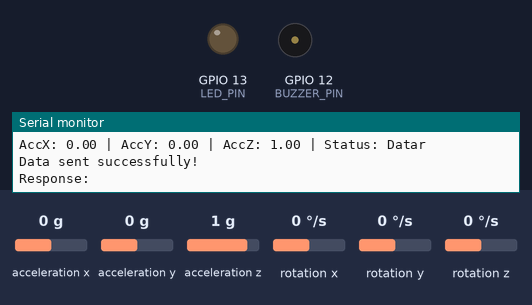
Recording of a sketch running on a simulated ESP32. Shown: output pins drawn as LEDs (lit = HIGH), buzzer (waves = sounding, pin HIGH), the last lines printed to the serial monitor. The inputs (shaded band) are chosen by the test bench; at power-on: acceleration x 0 g, acceleration y 0 g, acceleration z 1 g, rotation x 0 °/s, rotation y 0 °/s, rotation z 0 °/s. WiFi joins after 1.5 s; servers stay silent unless stated; uploads are accepted with an empty reply.

Above: at 10.2 s.
10.3 s: acceleration x set to -1.4 g
At 11.7 s:
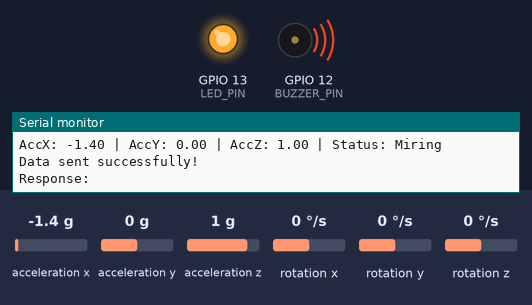
12.9 s: acceleration x set to 0 g
At 14.9 s:
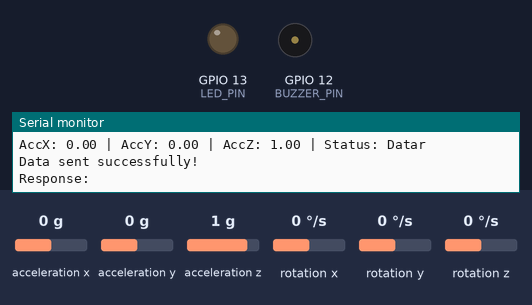
15.3 s: acceleration x set to -0.8 g
At 16.9 s:
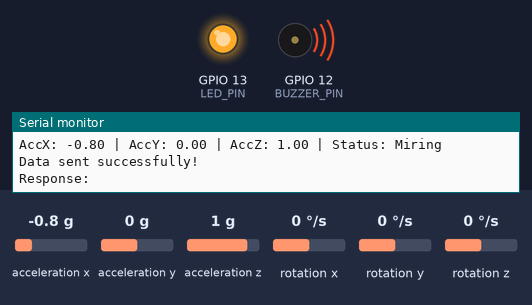
Timing chart, 0 to 18.4 s (numbered marks = the images above; inputs shaded):
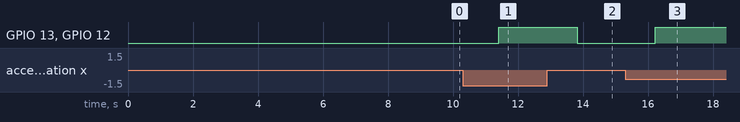

Measured:
- after the input at 10.3 s, GPIO 13 (LED_PIN), GPIO 12 (BUZZER_PIN): LOW → HIGH after 1.1 s
- after the input at 12.9 s, GPIO 13 (LED_PIN), GPIO 12 (BUZZER_PIN): HIGH → LOW after 0.92 s
- after the input at 15.3 s, GPIO 13 (LED_PIN), GPIO 12 (BUZZER_PIN): LOW → HIGH after 0.92 s

The sketch:

demoFix.ino
```cpp
#include <Wire.h>
#include <WiFi.h>
#include <HTTPClient.h>
#include <MPU6050_tockn.h>  // Pastikan Anda menggunakan pustaka tockn

// Pin konfigurasi untuk LED dan Buzzer
#define LED_PIN 13           // Pin untuk LED
#define BUZZER_PIN 12        // Pin untuk Buzzer

// Koneksi WiFi
const char* ssid = "monyt";
const char* password = "bismillah";
const char* serverUrl = "http://192.168.186.231/Pirdas6/connection.php";  // URL untuk HTTP request

MPU6050 mpu(Wire);  // Inisialisasi MPU6050 dengan Wire

// Variabel untuk nilai referensi
float referenceX = 0, referenceY = 0, referenceZ = 0;
const float tolerance = 0.2;  // Toleransi 20% dari nilai referensi, bisa disesuaikan

// Deadband: nilai di sekitar referensi yang dianggap datar
const float deadband = 0.05;  // Zona mati 0.05 dari nilai referensi

// Variabel untuk sudut pitch dan roll
float pitch = 0, roll = 0;

unsigned long previousTime = 0;  // Untuk menghitung waktu antar iterasi

void setup() {
  Serial.begin(115200);
  Wire.begin();

  pinMode(LED_PIN, OUTPUT);
  pinMode(BUZZER_PIN, OUTPUT);
  digitalWrite(LED_PIN, LOW);
  digitalWrite(BUZZER_PIN, LOW);

  // Koneksi WiFi
  WiFi.begin(ssid, password);
  while (WiFi.status() != WL_CONNECTED) {
    delay(1000);
    Serial.println("Connecting to WiFi...");
  }
  Serial.println("WiFi Connected!");
  Serial.println("IP Address: " + WiFi.localIP().toString());

  // Inisialisasi MPU6050
  mpu.begin();  // Panggil tanpa memeriksa nilai pengembalian

  // Periksa apakah sensor berhasil diinisialisasi
  Serial.println("MPU6050 berhasil diinisialisasi!");

  // Kalibrasi Gyro
  mpu.calcGyroOffsets(true);  // Kalibrasi gyro

  // Delay untuk memastikan sensor stabil
  delay(1000);

  // Ambil nilai referensi akselerometer
  referenceX = mpu.getAccX();
  referenceY = mpu.getAccY();
  referenceZ = mpu.getAccZ();

  // Tampilkan nilai referensi
  Serial.println("\nReferensi X: " + String(referenceX));
  Serial.println("Referensi Y: " + String(referenceY));
  Serial.println("Referensi Z: " + String(referenceZ));

  delay(3000);  // Tunggu 3 detik sebelum memulai program
}


void loop() {
  mpu.update();

  // Hitung waktu antar iterasi
  unsigned long currentTime = millis();
  float dt = (currentTime - previousTime) / 2000.0;  // Dalam detik
  previousTime = currentTime;

  // Membaca data dari accelerometer
  float accelX = mpu.getAccX();
  float accelY = mpu.getAccY();
  float accelZ = mpu.getAccZ();

  // Logika untuk menentukan apakah dalam posisi datar atau miring
  String status = "";

  // Menghitung selisih antara nilai saat ini dan nilai referensi
  float deltaX = abs(accelX - referenceX);
  float deltaY = abs(accelY - referenceY);
  float deltaZ = abs(accelZ - referenceZ);

  // Jika perubahan lebih besar dari toleransi dan di luar deadband, maka dianggap miring
  if ((deltaX > referenceX * tolerance || deltaY > referenceY * tolerance || deltaZ > referenceZ * tolerance) &&
      (deltaX > deadband || deltaY > deadband || deltaZ > deadband)) {
    status = "Miring";
    digitalWrite(LED_PIN, HIGH);   // LED mati
    digitalWrite(BUZZER_PIN, HIGH);  // Buzzer menyala
  } else {
    status = "Datar";
    digitalWrite(LED_PIN, LOW);  // LED menyala
    digitalWrite(BUZZER_PIN, LOW);  // Buzzer mati
  }

  // Menampilkan data ke Serial Monitor
  Serial.print("AccX: ");
  Serial.print(accelX);
  Serial.print(" | AccY: ");
  Serial.print(accelY);
  Serial.print(" | AccZ: ");
  Serial.print(accelZ);
  Serial.print(" | Status: ");
  Serial.println(status);

  // Mengirim data ke server
  if (WiFi.status() == WL_CONNECTED) {
    String url = serverUrl;
    url += "?sumbu_x=" + String(accelX, 2);
    url += "&sumbu_y=" + String(accelY, 2);
    url += "&sumbu_z=" + String(accelZ, 2);
    url += "&status=" + status;

    HTTPClient http;
    http.begin(url);

    int httpResponseCode = http.GET();
    if (httpResponseCode == 200) {
      String response = http.getString();
      Serial.println("Data sent successfully!");
      Serial.println("Response: " + response);
    } else {
      Serial.print("HTTP Request failed. Code: ");
      Serial.println(httpResponseCode);
    }
    http.end();
  } else {
    Serial.println("WiFi not connected. Cannot send data.");
  }

  delay(1000);
}
```
